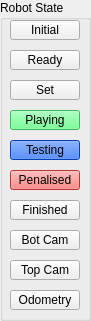
   <widget class="QGroupBox" name="groupBox">
    <property name="geometry">
     <rect>
      <x>248</x>
      <y>50</y>
      <width>91</width>
      <height>321</height>
     </rect>
    </property>
    <property name="title">
     <string>Robot State</string>
    </property>
    <widget class="QPushButton" name="readyButton">
     <property name="geometry">
      <rect>
       <x>10</x>
       <y>50</y>
       <width>70</width>
       <height>20</height>
      </rect>
     </property>
     <property name="text">
      <string>Ready</string>
     </property>
    </widget>
    <widget class="QPushButton" name="setButton">
     <property name="geometry">
      <rect>
       <x>10</x>
       <y>80</y>
       <width>70</width>
       <height>20</height>
      </rect>
     </property>
     <property name="text">
      <string>Set</string>
     </property>
    </widget>
    <widget class="QPushButton" name="playingButton">
     <property name="geometry">
      <rect>
       <x>10</x>
       <y>110</y>
       <width>70</width>
       <height>20</height>
      </rect>
     </property>
     <property name="palette">
      <palette>
       <active>
        <colorrole role="WindowText">
         <brush brushstyle="SolidPattern">
          <color alpha="255">
           <red>0</red>
           <green>0</green>
           <blue>0</blue>
          </color>
         </brush>
        </colorrole>
        <colorrole role="Button">
         <brush brushstyle="SolidPattern">
          <color alpha="255">
           <red>85</red>
           <green>255</green>
           <blue>127</blue>
          </color>
         </brush>
        </colorrole>
        <colorrole role="Light">
         <brush brushstyle="SolidPattern">
          <color alpha="255">
           <red>213</red>
           <green>255</green>
           <blue>223</blue>
          </color>
         </brush>
        </colorrole>
        <colorrole role="Midlight">
         <brush brushstyle="SolidPattern">
          <color alpha="255">
           <red>149</red>
           <green>255</green>
           <blue>175</blue>
          </color>
         </brush>
        </colorrole>
        <colorrole role="Dark">
         <brush brushstyle="SolidPattern">
          <color alpha="255">
           <red>42</red>
           <green>127</green>
           <blue>63</blue>
          </color>
         </brush>
        </colorrole>
        <colorrole role="Mid">
         <brush brushstyle="SolidPattern">
          <color alpha="255">
           <red>56</red>
           <green>170</green>
           <blue>84</blue>
          </color>
         </brush>
        </colorrole>
        <colorrole role="Text">
         <brush brushstyle="SolidPattern">
          <color alpha="255">
           <red>0</red>
           <green>0</green>
           <blue>0</blue>
          </color>
         </brush>
        </colorrole>
        <colorrole role="BrightText">
         <brush brushstyle="SolidPattern">
          <color alpha="255">
           <red>255</red>
           <green>255</green>
           <blue>255</blue>
          </color>
         </brush>
        </colorrole>
        <colorrole role="ButtonText">
         <brush brushstyle="SolidPattern">
          <color alpha="255">
           <red>0</red>
           <green>0</green>
           <blue>0</blue>
          </color>
         </brush>
        </colorrole>
        <colorrole role="Base">
         <brush brushstyle="SolidPattern">
          <color alpha="255">
           <red>255</red>
           <green>255</green>
           <blue>255</blue>
          </color>
         </brush>
        </colorrole>
        <colorrole role="Window">
         <brush brushstyle="SolidPattern">
          <color alpha="255">
           <red>85</red>
           <green>255</green>
           <blue>127</blue>
          </color>
         </brush>
        </colorrole>
        <colorrole role="Shadow">
         <brush brushstyle="SolidPattern">
          <color alpha="255">
           <red>0</red>
           <green>0</green>
           <blue>0</blue>
          </color>
         </brush>
        </colorrole>
        <colorrole role="AlternateBase">
         <brush brushstyle="SolidPattern">
          <color alpha="255">
           <red>170</red>
           <green>255</green>
           <blue>191</blue>
          </color>
         </brush>
        </colorrole>
       </active>
       <inactive>
        <colorrole role="WindowText">
         <brush brushstyle="SolidPattern">
          <color alpha="255">
           <red>0</red>
           <green>0</green>
           <blue>0</blue>
          </color>
         </brush>
        </colorrole>
        <colorrole role="Button">
         <brush brushstyle="SolidPattern">
          <color alpha="255">
           <red>85</red>
           <green>255</green>
           <blue>127</blue>
          </color>
         </brush>
        </colorrole>
        <colorrole role="Light">
         <brush brushstyle="SolidPattern">
          <color alpha="255">
           <red>213</red>
           <green>255</green>
           <blue>223</blue>
          </color>
         </brush>
        </colorrole>
        <colorrole role="Midlight">
         <brush brushstyle="SolidPattern">
          <color alpha="255">
           <red>149</red>
           <green>255</green>
           <blue>175</blue>
          </color>
         </brush>
        </colorrole>
        <colorrole role="Dark">
         <brush brushstyle="SolidPattern">
          <color alpha="255">
           <red>42</red>
           <green>127</green>
           <blue>63</blue>
          </color>
         </brush>
        </colorrole>
        <colorrole role="Mid">
         <brush brushstyle="SolidPattern">
          <color alpha="255">
           <red>56</red>
           <green>170</green>
           <blue>84</blue>
          </color>
         </brush>
        </colorrole>
        <colorrole role="Text">
         <brush brushstyle="SolidPattern">
          <color alpha="255">
           <red>0</red>
           <green>0</green>
           <blue>0</blue>
          </color>
         </brush>
        </colorrole>
        <colorrole role="BrightText">
         <brush brushstyle="SolidPattern">
          <color alpha="255">
           <red>255</red>
           <green>255</green>
           <blue>255</blue>
          </color>
         </brush>
        </colorrole>
        <colorrole role="ButtonText">
         <brush brushstyle="SolidPattern">
          <color alpha="255">
           <red>0</red>
           <green>0</green>
           <blue>0</blue>
          </color>
         </brush>
        </colorrole>
        <colorrole role="Base">
         <brush brushstyle="SolidPattern">
          <color alpha="255">
           <red>255</red>
           <green>255</green>
           <blue>255</blue>
          </color>
         </brush>
        </colorrole>
        <colorrole role="Window">
         <brush brushstyle="SolidPattern">
          <color alpha="255">
           <red>85</red>
           <green>255</green>
           <blue>127</blue>
          </color>
         </brush>
        </colorrole>
        <colorrole role="Shadow">
         <brush brushstyle="SolidPattern">
          <color alpha="255">
           <red>0</red>
           <green>0</green>
           <blue>0</blue>
          </color>
         </brush>
        </colorrole>
        <colorrole role="AlternateBase">
         <brush brushstyle="SolidPattern">
          <color alpha="255">
           <red>170</red>
           <green>255</green>
           <blue>191</blue>
          </color>
         </brush>
        </colorrole>
       </inactive>
       <disabled>
        <colorrole role="WindowText">
         <brush brushstyle="SolidPattern">
          <color alpha="255">
           <red>42</red>
           <green>127</green>
           <blue>63</blue>
          </color>
         </brush>
        </colorrole>
        <colorrole role="Button">
         <brush brushstyle="SolidPattern">
          <color alpha="255">
           <red>85</red>
           <green>255</green>
           <blue>127</blue>
          </color>
         </brush>
        </colorrole>
        <colorrole role="Light">
         <brush brushstyle="SolidPattern">
          <color alpha="255">
           <red>213</red>
           <green>255</green>
           <blue>223</blue>
          </color>
         </brush>
        </colorrole>
        <colorrole role="Midlight">
         <brush brushstyle="SolidPattern">
          <color alpha="255">
           <red>149</red>
           <green>255</green>
           <blue>175</blue>
          </color>
         </brush>
        </colorrole>
        <colorrole role="Dark">
         <brush brushstyle="SolidPattern">
          <color alpha="255">
           <red>42</red>
           <green>127</green>
           <blue>63</blue>
          </color>
         </brush>
        </colorrole>
        <colorrole role="Mid">
         <brush brushstyle="SolidPattern">
          <color alpha="255">
           <red>56</red>
           <green>170</green>
           <blue>84</blue>
          </color>
         </brush>
        </colorrole>
        <colorrole role="Text">
         <brush brushstyle="SolidPattern">
          <color alpha="255">
           <red>42</red>
           <green>127</green>
           <blue>63</blue>
          </color>
         </brush>
        </colorrole>
        <colorrole role="BrightText">
         <brush brushstyle="SolidPattern">
          <color alpha="255">
           <red>255</red>
           <green>255</green>
           <blue>255</blue>
          </color>
         </brush>
        </colorrole>
        <colorrole role="ButtonText">
         <brush brushstyle="SolidPattern">
          <color alpha="255">
           <red>42</red>
           <green>127</green>
           <blue>63</blue>
          </color>
         </brush>
        </colorrole>
        <colorrole role="Base">
         <brush brushstyle="SolidPattern">
          <color alpha="255">
           <red>85</red>
           <green>255</green>
           <blue>127</blue>
          </color>
         </brush>
        </colorrole>
        <colorrole role="Window">
         <brush brushstyle="SolidPattern">
          <color alpha="255">
           <red>85</red>
           <green>255</green>
           <blue>127</blue>
          </color>
         </brush>
        </colorrole>
        <colorrole role="Shadow">
         <brush brushstyle="SolidPattern">
          <color alpha="255">
           <red>0</red>
           <green>0</green>
           <blue>0</blue>
          </color>
         </brush>
        </colorrole>
        <colorrole role="AlternateBase">
         <brush brushstyle="SolidPattern">
          <color alpha="255">
           <red>85</red>
           <green>255</green>
           <blue>127</blue>
          </color>
         </brush>
        </colorrole>
       </disabled>
      </palette>
     </property>
     <property name="text">
      <string>Playing</string>
     </property>
    </widget>
    <widget class="QPushButton" name="penalisedButton">
     <property name="geometry">
      <rect>
       <x>10</x>
       <y>170</y>
       <width>70</width>
       <height>20</height>
      </rect>
     </property>
     <property name="palette">
      <palette>
       <active>
        <colorrole role="WindowText">
         <brush brushstyle="SolidPattern">
          <color alpha="255">
           <red>0</red>
           <green>0</green>
           <blue>0</blue>
          </color>
         </brush>
        </colorrole>
        <colorrole role="Button">
         <brush brushstyle="SolidPattern">
          <color alpha="255">
           <red>255</red>
           <green>101</green>
           <blue>96</blue>
          </color>
         </brush>
        </colorrole>
        <colorrole role="Light">
         <brush brushstyle="SolidPattern">
          <color alpha="255">
           <red>255</red>
           <green>201</green>
           <blue>201</blue>
          </color>
         </brush>
        </colorrole>
        <colorrole role="Midlight">
         <brush brushstyle="SolidPattern">
          <color alpha="255">
           <red>255</red>
           <green>137</green>
           <blue>137</blue>
          </color>
         </brush>
        </colorrole>
        <colorrole role="Dark">
         <brush brushstyle="SolidPattern">
          <color alpha="255">
           <red>127</red>
           <green>36</green>
           <blue>36</blue>
          </color>
         </brush>
        </colorrole>
        <colorrole role="Mid">
         <brush brushstyle="SolidPattern">
          <color alpha="255">
           <red>170</red>
           <green>48</green>
           <blue>48</blue>
          </color>
         </brush>
        </colorrole>
        <colorrole role="Text">
         <brush brushstyle="SolidPattern">
          <color alpha="255">
           <red>0</red>
           <green>0</green>
           <blue>0</blue>
          </color>
         </brush>
        </colorrole>
        <colorrole role="BrightText">
         <brush brushstyle="SolidPattern">
          <color alpha="255">
           <red>255</red>
           <green>255</green>
           <blue>255</blue>
          </color>
         </brush>
        </colorrole>
        <colorrole role="ButtonText">
         <brush brushstyle="SolidPattern">
          <color alpha="255">
           <red>0</red>
           <green>0</green>
           <blue>0</blue>
          </color>
         </brush>
        </colorrole>
        <colorrole role="Base">
         <brush brushstyle="SolidPattern">
          <color alpha="255">
           <red>255</red>
           <green>255</green>
           <blue>255</blue>
          </color>
         </brush>
        </colorrole>
        <colorrole role="Window">
         <brush brushstyle="SolidPattern">
          <color alpha="255">
           <red>255</red>
           <green>73</green>
           <blue>73</blue>
          </color>
         </brush>
        </colorrole>
        <colorrole role="Shadow">
         <brush brushstyle="SolidPattern">
          <color alpha="255">
           <red>0</red>
           <green>0</green>
           <blue>0</blue>
          </color>
         </brush>
        </colorrole>
        <colorrole role="AlternateBase">
         <brush brushstyle="SolidPattern">
          <color alpha="255">
           <red>255</red>
           <green>164</green>
           <blue>164</blue>
          </color>
         </brush>
        </colorrole>
       </active>
       <inactive>
        <colorrole role="WindowText">
         <brush brushstyle="SolidPattern">
          <color alpha="255">
           <red>0</red>
           <green>0</green>
           <blue>0</blue>
          </color>
         </brush>
        </colorrole>
        <colorrole role="Button">
         <brush brushstyle="SolidPattern">
          <color alpha="255">
           <red>255</red>
           <green>101</green>
           <blue>96</blue>
          </color>
         </brush>
        </colorrole>
        <colorrole role="Light">
         <brush brushstyle="SolidPattern">
          <color alpha="255">
           <red>255</red>
           <green>201</green>
           <blue>201</blue>
          </color>
         </brush>
        </colorrole>
        <colorrole role="Midlight">
         <brush brushstyle="SolidPattern">
          <color alpha="255">
           <red>255</red>
           <green>137</green>
           <blue>137</blue>
          </color>
         </brush>
        </colorrole>
        <colorrole role="Dark">
         <brush brushstyle="SolidPattern">
          <color alpha="255">
           <red>127</red>
           <green>36</green>
           <blue>36</blue>
          </color>
         </brush>
        </colorrole>
        <colorrole role="Mid">
         <brush brushstyle="SolidPattern">
          <color alpha="255">
           <red>170</red>
           <green>48</green>
           <blue>48</blue>
          </color>
         </brush>
        </colorrole>
        <colorrole role="Text">
         <brush brushstyle="SolidPattern">
          <color alpha="255">
           <red>0</red>
           <green>0</green>
           <blue>0</blue>
          </color>
         </brush>
        </colorrole>
        <colorrole role="BrightText">
         <brush brushstyle="SolidPattern">
          <color alpha="255">
           <red>255</red>
           <green>255</green>
           <blue>255</blue>
          </color>
         </brush>
        </colorrole>
        <colorrole role="ButtonText">
         <brush brushstyle="SolidPattern">
          <color alpha="255">
           <red>0</red>
           <green>0</green>
           <blue>0</blue>
          </color>
         </brush>
        </colorrole>
        <colorrole role="Base">
         <brush brushstyle="SolidPattern">
          <color alpha="255">
           <red>255</red>
           <green>255</green>
           <blue>255</blue>
          </color>
         </brush>
        </colorrole>
        <colorrole role="Window">
         <brush brushstyle="SolidPattern">
          <color alpha="255">
           <red>255</red>
           <green>73</green>
           <blue>73</blue>
          </color>
         </brush>
        </colorrole>
        <colorrole role="Shadow">
         <brush brushstyle="SolidPattern">
          <color alpha="255">
           <red>0</red>
           <green>0</green>
           <blue>0</blue>
          </color>
         </brush>
        </colorrole>
        <colorrole role="AlternateBase">
         <brush brushstyle="SolidPattern">
          <color alpha="255">
           <red>255</red>
           <green>164</green>
           <blue>164</blue>
          </color>
         </brush>
        </colorrole>
       </inactive>
       <disabled>
        <colorrole role="WindowText">
         <brush brushstyle="SolidPattern">
          <color alpha="255">
           <red>127</red>
           <green>36</green>
           <blue>36</blue>
          </color>
         </brush>
        </colorrole>
        <colorrole role="Button">
         <brush brushstyle="SolidPattern">
          <color alpha="255">
           <red>255</red>
           <green>101</green>
           <blue>96</blue>
          </color>
         </brush>
        </colorrole>
        <colorrole role="Light">
         <brush brushstyle="SolidPattern">
          <color alpha="255">
           <red>255</red>
           <green>201</green>
           <blue>201</blue>
          </color>
         </brush>
        </colorrole>
        <colorrole role="Midlight">
         <brush brushstyle="SolidPattern">
          <color alpha="255">
           <red>255</red>
           <green>137</green>
           <blue>137</blue>
          </color>
         </brush>
        </colorrole>
        <colorrole role="Dark">
         <brush brushstyle="SolidPattern">
          <color alpha="255">
           <red>127</red>
           <green>36</green>
           <blue>36</blue>
          </color>
         </brush>
        </colorrole>
        <colorrole role="Mid">
         <brush brushstyle="SolidPattern">
          <color alpha="255">
           <red>170</red>
           <green>48</green>
           <blue>48</blue>
          </color>
         </brush>
        </colorrole>
        <colorrole role="Text">
         <brush brushstyle="SolidPattern">
          <color alpha="255">
           <red>127</red>
           <green>36</green>
           <blue>36</blue>
          </color>
         </brush>
        </colorrole>
        <colorrole role="BrightText">
         <brush brushstyle="SolidPattern">
          <color alpha="255">
           <red>255</red>
           <green>255</green>
           <blue>255</blue>
          </color>
         </brush>
        </colorrole>
        <colorrole role="ButtonText">
         <brush brushstyle="SolidPattern">
          <color alpha="255">
           <red>127</red>
           <green>36</green>
           <blue>36</blue>
          </color>
         </brush>
        </colorrole>
        <colorrole role="Base">
         <brush brushstyle="SolidPattern">
          <color alpha="255">
           <red>255</red>
           <green>73</green>
           <blue>73</blue>
          </color>
         </brush>
        </colorrole>
        <colorrole role="Window">
         <brush brushstyle="SolidPattern">
          <color alpha="255">
           <red>255</red>
           <green>73</green>
           <blue>73</blue>
          </color>
         </brush>
        </colorrole>
        <colorrole role="Shadow">
         <brush brushstyle="SolidPattern">
          <color alpha="255">
           <red>0</red>
           <green>0</green>
           <blue>0</blue>
          </color>
         </brush>
        </colorrole>
        <colorrole role="AlternateBase">
         <brush brushstyle="SolidPattern">
          <color alpha="255">
           <red>255</red>
           <green>73</green>
           <blue>73</blue>
          </color>
         </brush>
        </colorrole>
       </disabled>
      </palette>
     </property>
     <property name="text">
      <string>Penalised</string>
     </property>
    </widget>
    <widget class="QPushButton" name="finishedButton">
     <property name="geometry">
      <rect>
       <x>10</x>
       <y>200</y>
       <width>70</width>
       <height>20</height>
      </rect>
     </property>
     <property name="text">
      <string>Finished</string>
     </property>
    </widget>
    <widget class="QPushButton" name="testingButton">
     <property name="geometry">
      <rect>
       <x>10</x>
       <y>140</y>
       <width>70</width>
       <height>20</height>
      </rect>
     </property>
     <property name="palette">
      <palette>
       <active>
        <colorrole role="WindowText">
         <brush brushstyle="SolidPattern">
          <color alpha="255">
           <red>0</red>
           <green>0</green>
           <blue>0</blue>
          </color>
         </brush>
        </colorrole>
        <colorrole role="Button">
         <brush brushstyle="SolidPattern">
          <color alpha="255">
           <red>0</red>
           <green>85</green>
           <blue>255</blue>
          </color>
         </brush>
        </colorrole>
        <colorrole role="Light">
         <brush brushstyle="SolidPattern">
          <color alpha="255">
           <red>127</red>
           <green>170</green>
           <blue>255</blue>
          </color>
         </brush>
        </colorrole>
        <colorrole role="Midlight">
         <brush brushstyle="SolidPattern">
          <color alpha="255">
           <red>63</red>
           <green>127</green>
           <blue>255</blue>
          </color>
         </brush>
        </colorrole>
        <colorrole role="Dark">
         <brush brushstyle="SolidPattern">
          <color alpha="255">
           <red>0</red>
           <green>42</green>
           <blue>127</blue>
          </color>
         </brush>
        </colorrole>
        <colorrole role="Mid">
         <brush brushstyle="SolidPattern">
          <color alpha="255">
           <red>0</red>
           <green>56</green>
           <blue>170</blue>
          </color>
         </brush>
        </colorrole>
        <colorrole role="Text">
         <brush brushstyle="SolidPattern">
          <color alpha="255">
           <red>0</red>
           <green>0</green>
           <blue>0</blue>
          </color>
         </brush>
        </colorrole>
        <colorrole role="BrightText">
         <brush brushstyle="SolidPattern">
          <color alpha="255">
           <red>255</red>
           <green>255</green>
           <blue>255</blue>
          </color>
         </brush>
        </colorrole>
        <colorrole role="ButtonText">
         <brush brushstyle="SolidPattern">
          <color alpha="255">
           <red>0</red>
           <green>0</green>
           <blue>0</blue>
          </color>
         </brush>
        </colorrole>
        <colorrole role="Base">
         <brush brushstyle="SolidPattern">
          <color alpha="255">
           <red>255</red>
           <green>255</green>
           <blue>255</blue>
          </color>
         </brush>
        </colorrole>
        <colorrole role="Window">
         <brush brushstyle="SolidPattern">
          <color alpha="255">
           <red>0</red>
           <green>85</green>
           <blue>255</blue>
          </color>
         </brush>
        </colorrole>
        <colorrole role="Shadow">
         <brush brushstyle="SolidPattern">
          <color alpha="255">
           <red>0</red>
           <green>0</green>
           <blue>0</blue>
          </color>
         </brush>
        </colorrole>
        <colorrole role="AlternateBase">
         <brush brushstyle="SolidPattern">
          <color alpha="255">
           <red>127</red>
           <green>170</green>
           <blue>255</blue>
          </color>
         </brush>
        </colorrole>
       </active>
       <inactive>
        <colorrole role="WindowText">
         <brush brushstyle="SolidPattern">
          <color alpha="255">
           <red>0</red>
           <green>0</green>
           <blue>0</blue>
          </color>
         </brush>
        </colorrole>
        <colorrole role="Button">
         <brush brushstyle="SolidPattern">
          <color alpha="255">
           <red>0</red>
           <green>85</green>
           <blue>255</blue>
          </color>
         </brush>
        </colorrole>
        <colorrole role="Light">
         <brush brushstyle="SolidPattern">
          <color alpha="255">
           <red>127</red>
           <green>170</green>
           <blue>255</blue>
          </color>
         </brush>
        </colorrole>
        <colorrole role="Midlight">
         <brush brushstyle="SolidPattern">
          <color alpha="255">
           <red>63</red>
           <green>127</green>
           <blue>255</blue>
          </color>
         </brush>
        </colorrole>
        <colorrole role="Dark">
         <brush brushstyle="SolidPattern">
          <color alpha="255">
           <red>0</red>
           <green>42</green>
           <blue>127</blue>
          </color>
         </brush>
        </colorrole>
        <colorrole role="Mid">
         <brush brushstyle="SolidPattern">
          <color alpha="255">
           <red>0</red>
           <green>56</green>
           <blue>170</blue>
          </color>
         </brush>
        </colorrole>
        <colorrole role="Text">
         <brush brushstyle="SolidPattern">
          <color alpha="255">
           <red>0</red>
           <green>0</green>
           <blue>0</blue>
          </color>
         </brush>
        </colorrole>
        <colorrole role="BrightText">
         <brush brushstyle="SolidPattern">
          <color alpha="255">
           <red>255</red>
           <green>255</green>
           <blue>255</blue>
          </color>
         </brush>
        </colorrole>
        <colorrole role="ButtonText">
         <brush brushstyle="SolidPattern">
          <color alpha="255">
           <red>0</red>
           <green>0</green>
           <blue>0</blue>
          </color>
         </brush>
        </colorrole>
        <colorrole role="Base">
         <brush brushstyle="SolidPattern">
          <color alpha="255">
           <red>255</red>
           <green>255</green>
           <blue>255</blue>
          </color>
         </brush>
        </colorrole>
        <colorrole role="Window">
         <brush brushstyle="SolidPattern">
          <color alpha="255">
           <red>0</red>
           <green>85</green>
           <blue>255</blue>
          </color>
         </brush>
        </colorrole>
        <colorrole role="Shadow">
         <brush brushstyle="SolidPattern">
          <color alpha="255">
           <red>0</red>
           <green>0</green>
           <blue>0</blue>
          </color>
         </brush>
        </colorrole>
        <colorrole role="AlternateBase">
         <brush brushstyle="SolidPattern">
          <color alpha="255">
           <red>127</red>
           <green>170</green>
           <blue>255</blue>
          </color>
         </brush>
        </colorrole>
       </inactive>
       <disabled>
        <colorrole role="WindowText">
         <brush brushstyle="SolidPattern">
          <color alpha="255">
           <red>0</red>
           <green>42</green>
           <blue>127</blue>
          </color>
         </brush>
        </colorrole>
        <colorrole role="Button">
         <brush brushstyle="SolidPattern">
          <color alpha="255">
           <red>0</red>
           <green>85</green>
           <blue>255</blue>
          </color>
         </brush>
        </colorrole>
        <colorrole role="Light">
         <brush brushstyle="SolidPattern">
          <color alpha="255">
           <red>127</red>
           <green>170</green>
           <blue>255</blue>
          </color>
         </brush>
        </colorrole>
        <colorrole role="Midlight">
         <brush brushstyle="SolidPattern">
          <color alpha="255">
           <red>63</red>
           <green>127</green>
           <blue>255</blue>
          </color>
         </brush>
        </colorrole>
        <colorrole role="Dark">
         <brush brushstyle="SolidPattern">
          <color alpha="255">
           <red>0</red>
           <green>42</green>
           <blue>127</blue>
          </color>
         </brush>
        </colorrole>
        <colorrole role="Mid">
         <brush brushstyle="SolidPattern">
          <color alpha="255">
           <red>0</red>
           <green>56</green>
           <blue>170</blue>
          </color>
         </brush>
        </colorrole>
        <colorrole role="Text">
         <brush brushstyle="SolidPattern">
          <color alpha="255">
           <red>0</red>
           <green>42</green>
           <blue>127</blue>
          </color>
         </brush>
        </colorrole>
        <colorrole role="BrightText">
         <brush brushstyle="SolidPattern">
          <color alpha="255">
           <red>255</red>
           <green>255</green>
           <blue>255</blue>
          </color>
         </brush>
        </colorrole>
        <colorrole role="ButtonText">
         <brush brushstyle="SolidPattern">
          <color alpha="255">
           <red>0</red>
           <green>42</green>
           <blue>127</blue>
          </color>
         </brush>
        </colorrole>
        <colorrole role="Base">
         <brush brushstyle="SolidPattern">
          <color alpha="255">
           <red>0</red>
           <green>85</green>
           <blue>255</blue>
          </color>
         </brush>
        </colorrole>
        <colorrole role="Window">
         <brush brushstyle="SolidPattern">
          <color alpha="255">
           <red>0</red>
           <green>85</green>
           <blue>255</blue>
          </color>
         </brush>
        </colorrole>
        <colorrole role="Shadow">
         <brush brushstyle="SolidPattern">
          <color alpha="255">
           <red>0</red>
           <green>0</green>
           <blue>0</blue>
          </color>
         </brush>
        </colorrole>
        <colorrole role="AlternateBase">
         <brush brushstyle="SolidPattern">
          <color alpha="255">
           <red>0</red>
           <green>85</green>
           <blue>255</blue>
          </color>
         </brush>
        </colorrole>
       </disabled>
      </palette>
     </property>
     <property name="text">
      <string>Testing</string>
     </property>
    </widget>
    <widget class="QPushButton" name="initialButton">
     <property name="geometry">
      <rect>
       <x>10</x>
       <y>20</y>
       <width>70</width>
       <height>20</height>
      </rect>
     </property>
     <property name="text">
      <string>Initial</string>
     </property>
    </widget>
    <widget class="QPushButton" name="botCamButton">
     <property name="geometry">
      <rect>
       <x>10</x>
       <y>230</y>
       <width>70</width>
       <height>20</height>
      </rect>
     </property>
     <property name="text">
      <string>Bot Cam</string>
     </property>
    </widget>
    <widget class="QPushButton" name="topCamButton">
     <property name="geometry">
      <rect>
       <x>10</x>
       <y>260</y>
       <width>70</width>
       <height>20</height>
      </rect>
     </property>
     <property name="text">
      <string>Top Cam</string>
     </property>
    </widget>
    <widget class="QPushButton" name="testOdometryButton">
     <property name="geometry">
      <rect>
       <x>10</x>
       <y>290</y>
       <width>70</width>
       <height>20</height>
      </rect>
     </property>
     <property name="text">
      <string>Odometry</string>
     </property>
    </widget>
   </widget>
